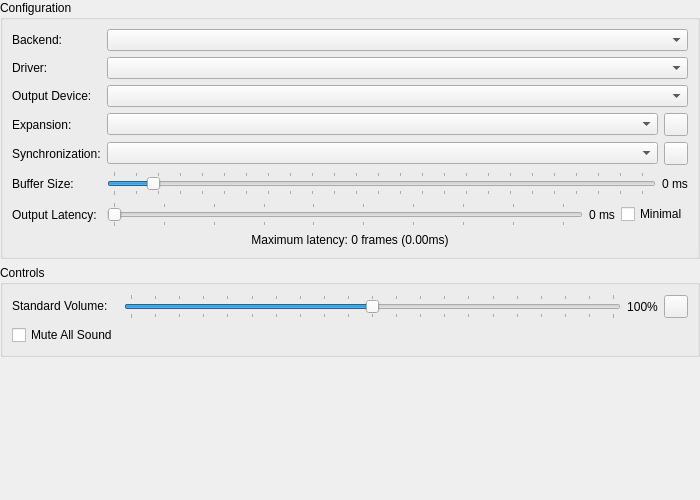
<?xml version="1.0" encoding="UTF-8"?>
<ui version="4.0">
 <class>AudioSettingsWidget</class>
 <widget class="QWidget" name="AudioSettingsWidget">
  <property name="geometry">
   <rect>
    <x>0</x>
    <y>0</y>
    <width>700</width>
    <height>500</height>
   </rect>
  </property>
  <layout class="QVBoxLayout" name="verticalLayout">
   <property name="leftMargin">
    <number>0</number>
   </property>
   <property name="topMargin">
    <number>0</number>
   </property>
   <property name="rightMargin">
    <number>0</number>
   </property>
   <property name="bottomMargin">
    <number>0</number>
   </property>
   <item>
    <widget class="QGroupBox" name="groupBox">
     <property name="title">
      <string>Configuration</string>
     </property>
     <layout class="QGridLayout" name="gridLayout">
      <item row="1" column="0">
       <widget class="QLabel" name="label_6">
        <property name="text">
         <string>Driver:</string>
        </property>
        <property name="buddy">
         <cstring>driver</cstring>
        </property>
       </widget>
      </item>
      <item row="1" column="1">
       <widget class="QComboBox" name="driver"/>
      </item>
      <item row="3" column="1">
       <layout class="QHBoxLayout" name="horizontalLayout_5" stretch="1,0">
        <item>
         <widget class="QComboBox" name="expansionMode"/>
        </item>
        <item>
         <widget class="QToolButton" name="expansionSettings">
          <property name="toolTip">
           <string>Expansion Settings</string>
          </property>
          <property name="icon">
           <iconset theme="settings-3-line"/>
          </property>
         </widget>
        </item>
       </layout>
      </item>
      <item row="5" column="1">
       <layout class="QHBoxLayout" name="horizontalLayout_4" stretch="1,0">
        <item>
         <widget class="QSlider" name="bufferMS">
          <property name="minimum">
           <number>15</number>
          </property>
          <property name="maximum">
           <number>500</number>
          </property>
          <property name="singleStep">
           <number>1</number>
          </property>
          <property name="pageStep">
           <number>5</number>
          </property>
          <property name="value">
           <number>50</number>
          </property>
          <property name="orientation">
           <enum>Qt::Orientation::Horizontal</enum>
          </property>
          <property name="tickPosition">
           <enum>QSlider::TickPosition::TicksBothSides</enum>
          </property>
          <property name="tickInterval">
           <number>20</number>
          </property>
         </widget>
        </item>
        <item>
         <widget class="QLabel" name="bufferMSLabel">
          <property name="text">
           <string>0 ms</string>
          </property>
         </widget>
        </item>
       </layout>
      </item>
      <item row="4" column="1">
       <layout class="QHBoxLayout" name="horizontalLayout_6" stretch="0,0">
        <item>
         <widget class="QComboBox" name="syncMode"/>
        </item>
        <item>
         <widget class="QToolButton" name="stretchSettings">
          <property name="toolTip">
           <string>Stretch Settings</string>
          </property>
          <property name="icon">
           <iconset theme="settings-3-line"/>
          </property>
         </widget>
        </item>
       </layout>
      </item>
      <item row="5" column="0">
       <widget class="QLabel" name="label_2">
        <property name="text">
         <string>Buffer Size:</string>
        </property>
        <property name="buddy">
         <cstring>bufferMS</cstring>
        </property>
       </widget>
      </item>
      <item row="7" column="0" colspan="2">
       <widget class="QLabel" name="bufferingLabel">
        <property name="text">
         <string>Maximum latency: 0 frames (0.00ms)</string>
        </property>
        <property name="alignment">
         <set>Qt::AlignmentFlag::AlignCenter</set>
        </property>
        <property name="textInteractionFlags">
         <set>Qt::TextBrowserInteraction</set>
        </property>
       </widget>
      </item>
      <item row="0" column="0">
       <widget class="QLabel" name="label">
        <property name="text">
         <string>Backend:</string>
        </property>
        <property name="buddy">
         <cstring>audioBackend</cstring>
        </property>
       </widget>
      </item>
      <item row="6" column="1">
       <layout class="QHBoxLayout" name="horizontalLayout_3">
        <item>
         <widget class="QSlider" name="outputLatencyMS">
          <property name="minimum">
           <number>15</number>
          </property>
          <property name="maximum">
           <number>200</number>
          </property>
          <property name="orientation">
           <enum>Qt::Orientation::Horizontal</enum>
          </property>
          <property name="tickPosition">
           <enum>QSlider::TickPosition::TicksBothSides</enum>
          </property>
          <property name="tickInterval">
           <number>20</number>
          </property>
         </widget>
        </item>
        <item>
         <widget class="QLabel" name="outputLatencyLabel">
          <property name="text">
           <string>0 ms</string>
          </property>
         </widget>
        </item>
        <item>
         <widget class="QCheckBox" name="outputLatencyMinimal">
          <property name="text">
           <string>Minimal</string>
          </property>
         </widget>
        </item>
       </layout>
      </item>
      <item row="0" column="1">
       <widget class="QComboBox" name="audioBackend"/>
      </item>
      <item row="6" column="0">
       <widget class="QLabel" name="label_5">
        <property name="text">
         <string>Output Latency:</string>
        </property>
        <property name="buddy">
         <cstring>outputLatencyMS</cstring>
        </property>
       </widget>
      </item>
      <item row="2" column="1">
       <widget class="QComboBox" name="outputDevice"/>
      </item>
      <item row="2" column="0">
       <widget class="QLabel" name="label_8">
        <property name="text">
         <string>Output Device:</string>
        </property>
        <property name="buddy">
         <cstring>outputDevice</cstring>
        </property>
       </widget>
      </item>
      <item row="3" column="0">
       <widget class="QLabel" name="label_9">
        <property name="text">
         <string>Expansion:</string>
        </property>
        <property name="buddy">
         <cstring>expansionMode</cstring>
        </property>
       </widget>
      </item>
      <item row="4" column="0">
       <widget class="QLabel" name="label_7">
        <property name="text">
         <string>Synchronization:</string>
        </property>
        <property name="buddy">
         <cstring>syncMode</cstring>
        </property>
       </widget>
      </item>
     </layout>
    </widget>
   </item>
   <item>
    <widget class="QGroupBox" name="groupBox_2">
     <property name="title">
      <string>Controls</string>
     </property>
     <layout class="QFormLayout" name="formLayout_2">
      <item row="0" column="0">
       <widget class="QLabel" name="label_3">
        <property name="text">
         <string>Standard Volume:</string>
        </property>
        <property name="buddy">
         <cstring>standardVolume</cstring>
        </property>
       </widget>
      </item>
      <item row="0" column="1">
       <layout class="QHBoxLayout" name="horizontalLayout">
        <item>
         <widget class="QSlider" name="standardVolume">
          <property name="maximum">
           <number>200</number>
          </property>
          <property name="value">
           <number>100</number>
          </property>
          <property name="orientation">
           <enum>Qt::Orientation::Horizontal</enum>
          </property>
          <property name="tickPosition">
           <enum>QSlider::TickPosition::TicksBothSides</enum>
          </property>
          <property name="tickInterval">
           <number>10</number>
          </property>
         </widget>
        </item>
        <item>
         <widget class="QLabel" name="standardVolumeLabel">
          <property name="sizePolicy">
           <sizepolicy hsizetype="Fixed" vsizetype="Preferred">
            <horstretch>0</horstretch>
            <verstretch>0</verstretch>
           </sizepolicy>
          </property>
          <property name="text">
           <string>100%</string>
          </property>
          <property name="alignment">
           <set>Qt::AlignmentFlag::AlignCenter</set>
          </property>
         </widget>
        </item>
        <item>
         <widget class="QToolButton" name="resetStandardVolume">
          <property name="toolTip">
           <string>Reset Standard Volume</string>
          </property>
          <property name="icon">
           <iconset theme="restart-line"/>
          </property>
         </widget>
        </item>
       </layout>
      </item>
      <item row="1" column="0">
       <widget class="QCheckBox" name="muted">
        <property name="text">
         <string>Mute All Sound</string>
        </property>
       </widget>
      </item>
     </layout>
    </widget>
   </item>
   <item>
    <spacer name="verticalSpacer">
     <property name="orientation">
      <enum>Qt::Orientation::Vertical</enum>
     </property>
     <property name="sizeHint" stdset="0">
      <size>
       <width>20</width>
       <height>0</height>
      </size>
     </property>
    </spacer>
   </item>
  </layout>
 </widget>
 <tabstops>
  <tabstop>audioBackend</tabstop>
  <tabstop>driver</tabstop>
  <tabstop>outputDevice</tabstop>
  <tabstop>expansionMode</tabstop>
  <tabstop>expansionSettings</tabstop>
  <tabstop>syncMode</tabstop>
  <tabstop>stretchSettings</tabstop>
  <tabstop>bufferMS</tabstop>
  <tabstop>outputLatencyMS</tabstop>
  <tabstop>outputLatencyMinimal</tabstop>
  <tabstop>standardVolume</tabstop>
  <tabstop>resetStandardVolume</tabstop>
  <tabstop>muted</tabstop>
 </tabstops>
 <resources>
  <include location="../resources/resources.qrc"/>
 </resources>
 <connections/>
</ui>
